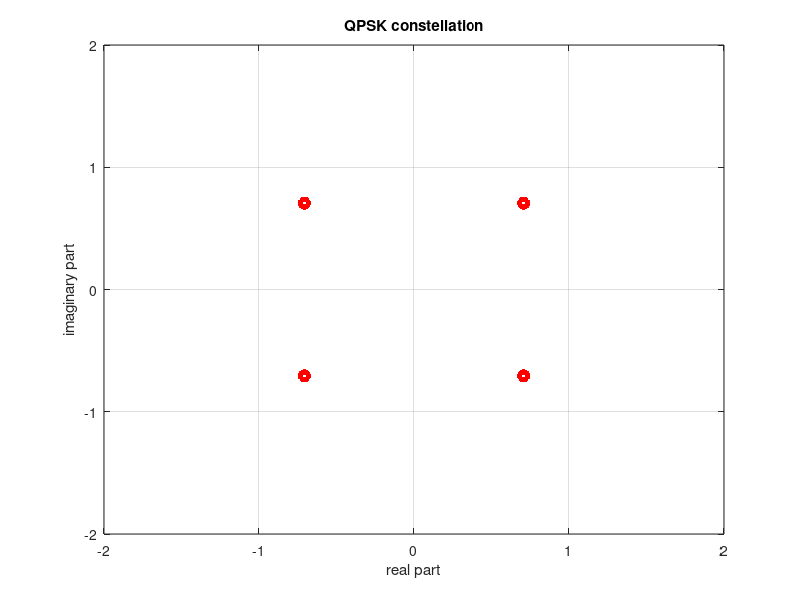

The MATLAB source for this figure:
clc
clear
close all

num_symbols=10000;
int_symbols=randi([1,4],1,num_symbols);% 10000 random numbers in the range 1-4
A=1/sqrt(2);
qpsk_symbols=zeros(size(int_symbols));
qpsk_symbols(int_symbols==1)=A+1i*A;
qpsk_symbols(int_symbols==2)=A-1i*A;
qpsk_symbols(int_symbols==3)=-A+1i*A;
qpsk_symbols(int_symbols==4)=-A-1i*A;

plot(real(qpsk_symbols),imag(qpsk_symbols),'ored','linewidth',3);
xlim([-2 2]);
ylim([-2 2]);
title('QPSK constellation');
xlabel('real part');
ylabel('imaginary part');
grid on;